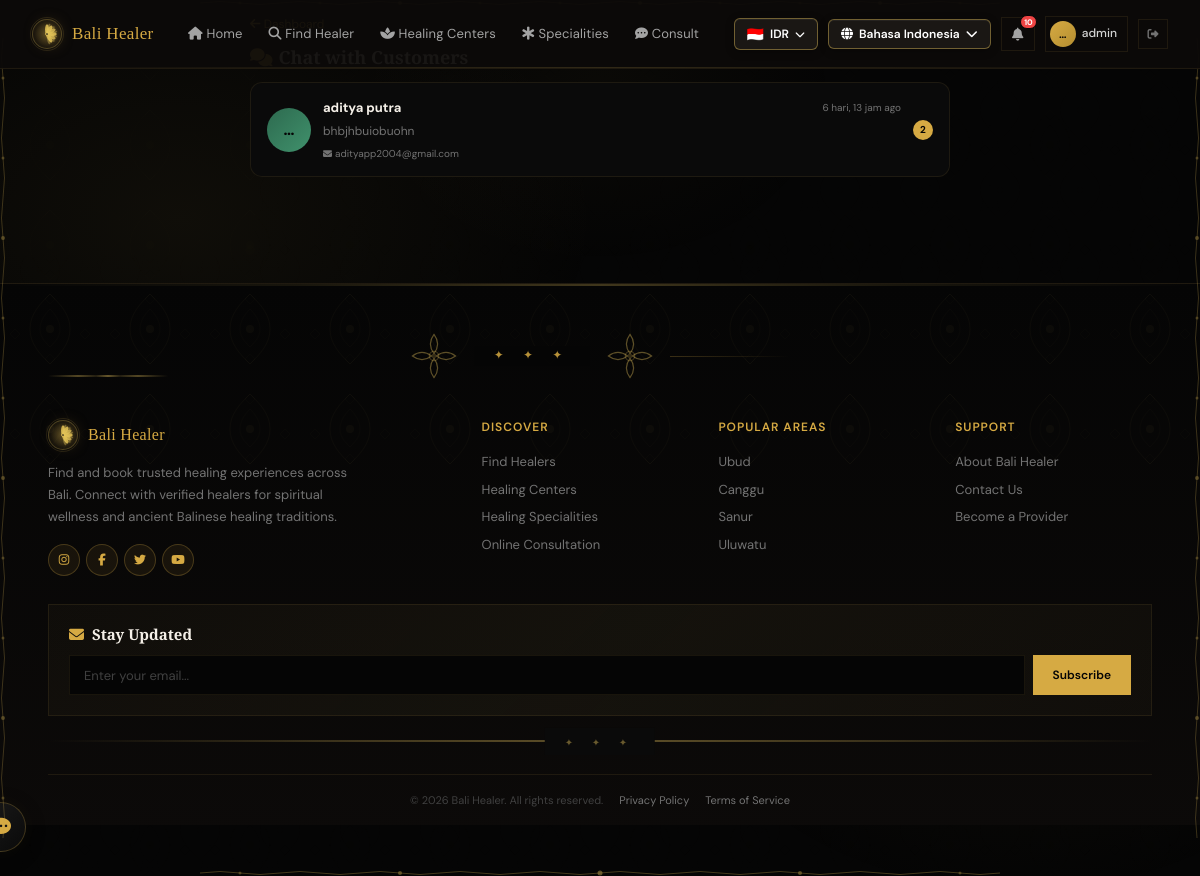
The page /id/dashboard/healer/chat/ (signed in) on the database its author committed.
### healers/models.py (models this page shows, shortened)
class ChatRoom(models.Model):
    healer = models.ForeignKey(Healer, on_delete=models.CASCADE, related_name='chat_rooms')
    customer = models.ForeignKey(User, on_delete=models.CASCADE, related_name='chat_rooms')
    created_at = models.DateTimeField(auto_now_add=True)
    updated_at = models.DateTimeField(auto_now=True)
    objects = ChatRoomQuerySet.as_manager()
    class Meta:
        unique_together = ['healer', 'customer']
        ordering = ['-updated_at']

### accounts/views.py (the view)
# urls.py: path('dashboard/healer/chat/', views.healer_chat_list, name='healer_chat_list'),
@require_healer_profile
def healer_chat_list(request, profile, healer):
    last_msg_subquery = ChatMessage.objects.filter(
        room=OuterRef('pk')
    ).order_by('-created_at')
    rooms = ChatRoom.objects.filter(
        healer=healer
    ).select_related('customer').annotate(
        _last_msg_id=Subquery(last_msg_subquery.values('id')[:1]),
        _last_msg_text=Subquery(last_msg_subquery.values('message')[:1]),
        _last_msg_time=Subquery(last_msg_subquery.values('created_at')[:1]),
        _unread_count=Count(
            'messages',
            filter=Q(messages__is_read=False) & ~Q(messages__sender=request.user)
        ),
    )
    room_data = []
    for room in rooms:
        room_data.append({
            'room': room,
            'last_message_text': getattr(room, '_last_msg_text', None),
            'last_message_time': getattr(room, '_last_msg_time', None),
            'unread': getattr(room, '_unread_count', 0),
        })
    return render(request, 'healer_chat_list.html', {'healer': healer, 'rooms': room_data})

### accounts/context_processors.py (called while the page is built)
def notification_context(request):
    if request.user.is_authenticated:
        unread_count = Notification.objects.filter(user=request.user, is_read=False).count()
        return {'global_unread_notifications': unread_count}
    return {'global_unread_notifications': 0}

### accounts/models.py (called while the page is built)
    @property
    def is_healer(self):
        return self.role == 'healer'

    def get_healer_profile(self):
        if self.is_healer:
            from healers.models import Healer
            return Healer.objects.filter(user=self.user).first()
        return None

### accounts/views.py (called while the page is built)
def require_healer_profile(view_func):
    @wraps(view_func)
    @login_required
    def wrapper(request, *args, **kwargs):
        profile, _created = UserProfile.objects.get_or_create(user=request.user)
        if not profile.is_healer:
            messages.error(request, _('Anda tidak memiliki akses.'))
            return redirect('home')
        healer = profile.get_healer_profile()
        if not healer:
            messages.error(request, _('Profil healer tidak ditemukan.'))
            return redirect('home')
        return view_func(request, profile, healer, *args, **kwargs)
    return wrapper

### templates/healer_chat_list.html (shortened to what this page needs)
{% extends "base.html" %}
{% load i18n %}
{% block content %}
<div class="section" style="padding-top:10px">
    <div style="max-width:700px;margin:0 auto">
        <a href="{% url 'healer_dashboard' %}" class="chat-back-link"> {% trans "Dashboard" %}</a>
        <h2 style="color:var(--fg);font-size:18px;margin-bottom:14px">{% trans "Chat with Customers" %}</h2>
        {% for r in rooms %}
        <a href="{% url 'healer_chat_room' r.room.id %}" class="chat-list-card">
            <div class="chat-list-avatar" style="background:linear-gradient(135deg,var(--jade),var(--jade-light))">
                {{ r.room.customer.get_full_name|default:r.room.customer.username|truncatechars:1 }}
            </div>
            <div class="chat-list-content">
                <div class="chat-list-top">
                    <strong>{{ r.room.customer.get_full_name|default:r.room.customer.username }}</strong>
                    {% if r.last_message_time %}
                    <span class="chat-list-time">{{ r.last_message_time|timesince }} {% trans "ago" %}</span>
                    {% endif %}
                </div>
                {% if r.last_message_text %}
                <p class="chat-list-preview">
                    {{ r.last_message_text|truncatewords:12 }}
                </p>
                {% endif %}
                <div class="chat-list-meta">
                    <span><i class="fas fa-envelope" style="font-size:9px"></i> {{ r.room.customer.email }}</span>
                </div>
            </div>
            {% if r.unread > 0 %}
            <span class="chat-unread-badge">{{ r.unread }}</span>
            {% endif %}
        </a>
        {% endfor %}
    </div>
</div>
{% endblock %}

### templates/base.html (shortened to what this page needs)
{% load static %}
{% load i18n %}
<!DOCTYPE html>
<html lang="{{ LANGUAGE_CODE }}">
<head>
    <link rel="preload" href="https://cdnjs.cloudflare.com/ajax/libs/font-awesome/6.5.1/css/all.min.css" as="style" onload="this.onload=null;this.rel='stylesheet'">
    <link rel="stylesheet" href="{% static 'css/style.css' %}?v=12">
</head>
<body>
    <div class="batik-bg-layer batik-layer-1"></div>
    <div class="batik-bg-layer batik-layer-2"></div>
    <div class="batik-bg-layer batik-layer-3"></div>
    <div class="batik-bg-layer batik-layer-mandala" style="background-image:url('{% static 'images/mandala.svg' %}');"></div>
    <div class="batik-bg-glow"></div>
    <div class="global-batik-frame">
        <div class="global-frame-bottom"></div>
        <div class="global-frame-left"></div>
        <div class="global-frame-right"></div>
    </div>
    <header class="header" id="main-header">
        <div class="header-inner">
            <a href="{% url 'home' %}" class="nav-brand">
                <div class="nav-brand-icon"><img src="{% static 'images/lotus.svg' %}" alt="Bali Healer" style="width:100%;height:100%;object-fit:contain;filter:drop-shadow(0 0 8px rgba(214,170,67,0.5));"></div>
                <span>Bali Healer</span>
            </a>
            <nav class="nav-links">
                <a href="{% url 'home' %}" class="nav-link {% if request.resolver_match.url_name == 'home' %}active{% endif %}"><i class="fas fa-house"></i> {% trans "Home" %}</a>
                <a href="{% url 'healer_list' %}" class="nav-link "><i class="fas fa-search"></i> {% trans "Find Healer" %}</a>
                <a href="{% url 'center_list' %}" class="nav-link "><i class="fas fa-spa"></i> {% trans "Healing Centers" %}</a>
                <a href="{% url 'speciality_list' %}" class="nav-link {% if request.resolver_match.url_name == 'speciality_list' %}active{% endif %}"><i class="fas fa-star-of-life"></i> {% trans "Specialities" %}</a>
                <a href="{% url 'booking_track' %}" class="nav-link {% if request.resolver_match.url_name == 'booking_track' %}active{% endif %}"><i class="fas fa-comment-dots"></i> {% trans "Consult" %}</a>
            </nav>
            <div class="nav-right">
                {% get_current_language as CURRENT_LANGUAGE %}
                {% get_available_languages as AVAILABLE_LANGUAGES %}
                {% get_language_info_list for AVAILABLE_LANGUAGES as languages %}
                <div class="currency-switcher" id="currencySwitcher">
                    <button class="currency-switcher-btn">
                        <span class="currency-flag" id="currentCurrencyFlag">🇮🇩</span>
                        <span id="currentCurrencyCode">IDR</span>
                        <i class="fas fa-chevron-down"></i>
                    </button>
                </div>
                <div class="lang-switcher" id="langSwitcher">
                    <button class="lang-switcher-btn">
                        <i class="fas fa-globe"></i>
                        {% for lang in languages %}
                            {% if lang.code == CURRENT_LANGUAGE %}{{ lang.name_local }}{% endif %}
                        {% endfor %}
                        <i class="fas fa-chevron-down"></i>
                    </button>
                </div>
                {% if user.is_authenticated %}
                <button type="button" class="notif-bell-btn" id="notifBellBtn" title="{% trans 'Notifications' %}">
                    <i class="fas fa-bell"></i>
                    {% if global_unread_notifications > 0 %}
                    <span class="notif-bell-badge" id="notifBadge">{{ global_unread_notifications }}</span>
                    {% endif %}
                </button>
                <a href="{% if user.profile.is_healer %}{% url 'healer_dashboard' %}{% else %}{% url 'customer_dashboard' %}{% endif %}" class="nav-user-link" title="{{ user.first_name|default:user.username }}">
                    <div class="nav-user-avatar">{{ user.first_name|default:user.username|truncatechars:1 }}</div>
                    <span class="nav-user-name">{{ user.first_name|default:user.username }}</span>
                </a>
                <a href="{% url 'logout' %}" class="nav-logout-btn" title="{% trans 'Logout' %}"><i class="fas fa-right-from-bracket"></i></a>
                {% else %}
                <a href="{% url 'login' %}" class="nav-link"><i class="fas fa-right-to-bracket"></i> {% trans "Login" %}</a>
                <a href="{% url 'register_choose' %}" class="btn-find"><i class="fas fa-user-plus"></i> {% trans "Register" %}</a>
                {% endif %}
            </div>
        </div>
    </header>
    <main class="batik-main">
        <div class="main-sacred-right"></div>
        {% block content %}{% endblock %}
    </main>
    <footer class="footer">
        <div class="container">
            <div class="section-divider bali-divider" style="padding-top:0">
                <div class="bali-divider-ornament"></div>
                <span class="divider-icon">&#10022; &#10022; &#10022;</span>
                <div class="bali-divider-ornament"></div>
            </div>
            <div class="footer-grid">
                <div class="footer-brand">
                    <a href="{% url 'home' %}" class="nav-brand" style="font-size:16px">
                        <div class="nav-brand-icon"><img src="{% static 'images/lotus.svg' %}" alt="Bali Healer" style="width:100%;height:100%;object-fit:contain;filter:drop-shadow(0 0 8px rgba(214,170,67,0.5));"></div>
                        <span>Bali Healer</span>
                    </a>
                    <p>{% trans "Find and book trusted healing experiences across Bali. Connect with verified healers for spiritual wellness and ancient Balinese healing traditions." %}</p>
                    <div class="footer-social">
                        <a href="#"><i class="fab fa-instagram"></i></a>
                        <a href="#"><i class="fab fa-facebook-f"></i></a>
                        <a href="#"><i class="fab fa-twitter"></i></a>
                        <a href="#"><i class="fab fa-youtube"></i></a>
                    </div>
                </div>
                <div class="footer-col">
                    <h4>{% trans "Discover" %}</h4>
                    <a href="{% url 'healer_list' %}">{% trans "Find Healers" %}</a>
                    <a href="{% url 'center_list' %}">{% trans "Healing Centers" %}</a>
                    <a href="{% url 'speciality_list' %}">{% trans "Healing Specialities" %}</a>
                    <a href="{% url 'booking_track' %}">{% trans "Online Consultation" %}</a>
                </div>
                <div class="footer-col">
                    <h4>{% trans "Popular Areas" %}</h4>
                    <a href="{% url 'healer_list' %}?q=Ubud">Ubud</a>
                    <a href="{% url 'healer_list' %}?q=Canggu">Canggu</a>
                    <a href="{% url 'healer_list' %}?q=Sanur">Sanur</a>
                    <a href="{% url 'healer_list' %}?q=Uluwatu">Uluwatu</a>
                </div>
                <div class="footer-col">
                    <h4>{% trans "Support" %}</h4>
                    <a href="#">{% trans "About Bali Healer" %}</a>
                    <a href="#">{% trans "Contact Us" %}</a>
                    <a href="#">{% trans "Become a Provider" %}</a>
                </div>
            </div>
            <div class="footer-newsletter">
                <h4><i class="fas fa-envelope" style="color:var(--gold)"></i> {% trans "Stay Updated" %}</h4>
                <div class="newsletter-form">
                    <input type="email" class="newsletter-input" placeholder="{% trans 'Enter your email...' %}">
                    <button class="newsletter-btn">{% trans "Subscribe" %}</button>
                </div>
            </div>
            <div style="position:relative;margin:24px 0 0;text-align:center">
                <div style="position:absolute;top:50%;left:50%;transform:translate(-50%,-50%);background:var(--bg-card);padding:0 20px">
                    <span style="color:rgba(200,169,81,0.5);font-size:10px;letter-spacing:8px">&#10022; &#10022; &#10022;</span>
                </div>
            </div>
            <div class="footer-bottom">
                <span>&copy; 2026 Bali Healer. {% trans "All rights reserved." %}</span>
                <a href="#">{% trans "Privacy Policy" %}</a>
                <a href="#">{% trans "Terms of Service" %}</a>
            </div>
        </div>
    </footer>
    <button class="chat-fab">
        <i class="fas fa-comment-dots"></i>
    </button>
</body>
</html>

### templates/base.html (style rules this page uses)
.lang-switcher { position: relative; display: none; }
@media (min-width: 1024px) { .lang-switcher { display: inline-block; } }
.lang-switcher-btn { background: #1a1714; border: 1px solid rgba(200,169,81,0.5); color: #ffffff; padding: 6px 12px; border-radius: var(--radius-sm); cursor: pointer; font-size: 12px; display: flex; align-items: center; gap: 6px; transition: all 0.2s; font-family: 'DM Sans', sans-serif; font-weight: 600; box-shadow: 0 2px 8px rgba(0,0,0,0.3), inset 0 1px 0 rgba(255,255,255,0.05); }
.lang-switcher-btn i { font-size: 12px; }
.currency-switcher { position: relative; display: none; }
@media (min-width: 1024px) { .currency-switcher { display: inline-block; } }
.currency-switcher-btn { background: #1a1714; border: 1px solid rgba(200,169,81,0.5); color: #ffffff; padding: 6px 12px; border-radius: var(--radius-sm); cursor: pointer; font-size: 12px; display: flex; align-items: center; gap: 6px; transition: all 0.2s; font-family: 'DM Sans', sans-serif; font-weight: 600; box-shadow: 0 2px 8px rgba(0,0,0,0.3), inset 0 1px 0 rgba(255,255,255,0.05); }
.currency-switcher-btn .currency-flag { font-size: 14px; }
.currency-switcher-btn i { font-size: 10px; }
.notif-bell-btn { display: none; align-items: center; justify-content: center; width: 34px; height: 34px; border-radius: var(--radius-full); background: transparent; border: 1px solid var(--border); color: var(--stone-400); font-size: 13px; transition: all 0.2s; position: relative; cursor: pointer; flex-shrink: 0; padding: 0; }
@media (min-width: 640px) { .notif-bell-btn { display: flex; } }
.notif-bell-badge { position: absolute; top: -3px; right: -3px; background: #ef4444; color: #fff; font-size: 8px; font-weight: 700; min-width: 14px; height: 14px; line-height: 14px; border-radius: 7px; display: flex; align-items: center; justify-content: center; padding: 0 3px; border: 1.5px solid var(--stone-950); animation: notif-pulse 2s ease-in-out infinite; pointer-events: none; }

### rows shown on the page
ChatRoom: room.customer.get_full_name "…", room.customer.get_full_name "aditya putra", last_message_time "6 hari, 13 jam", last_message_text "bhbjhbuiobuohn", room.customer.email "adityapp2004@gmail.com", unread "2"

### other values the page prints
{{ lang.name_local }} "Bahasa Indonesia"
{{ global_unread_notifications }} "10"
{{ user.first_name|default:user.username|truncatechars:1 }} "…"
{{ user.first_name|default:user.username }} "admin"
